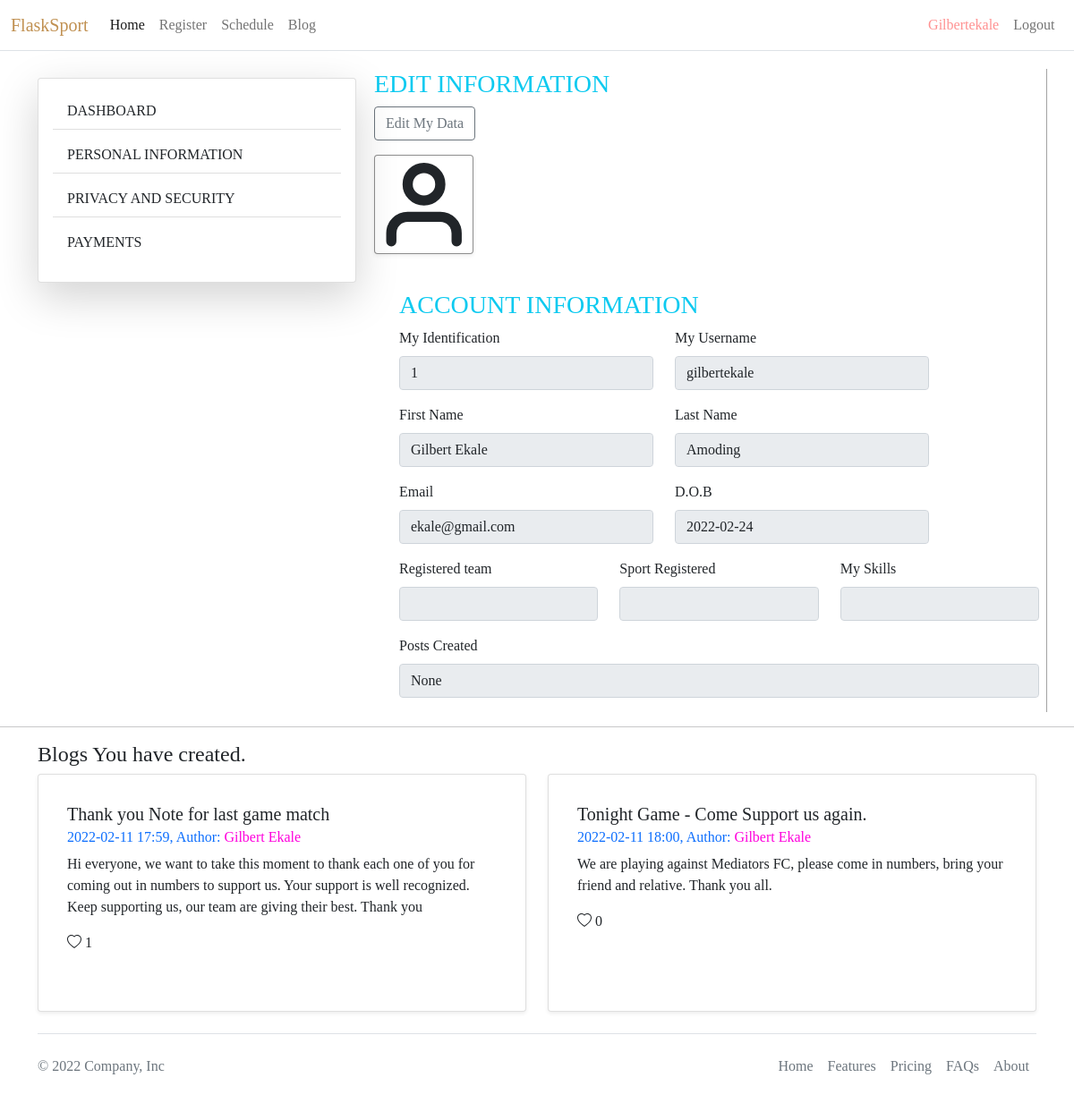
The page /user/user-profile/ (signed in) on the database as committed earlier.
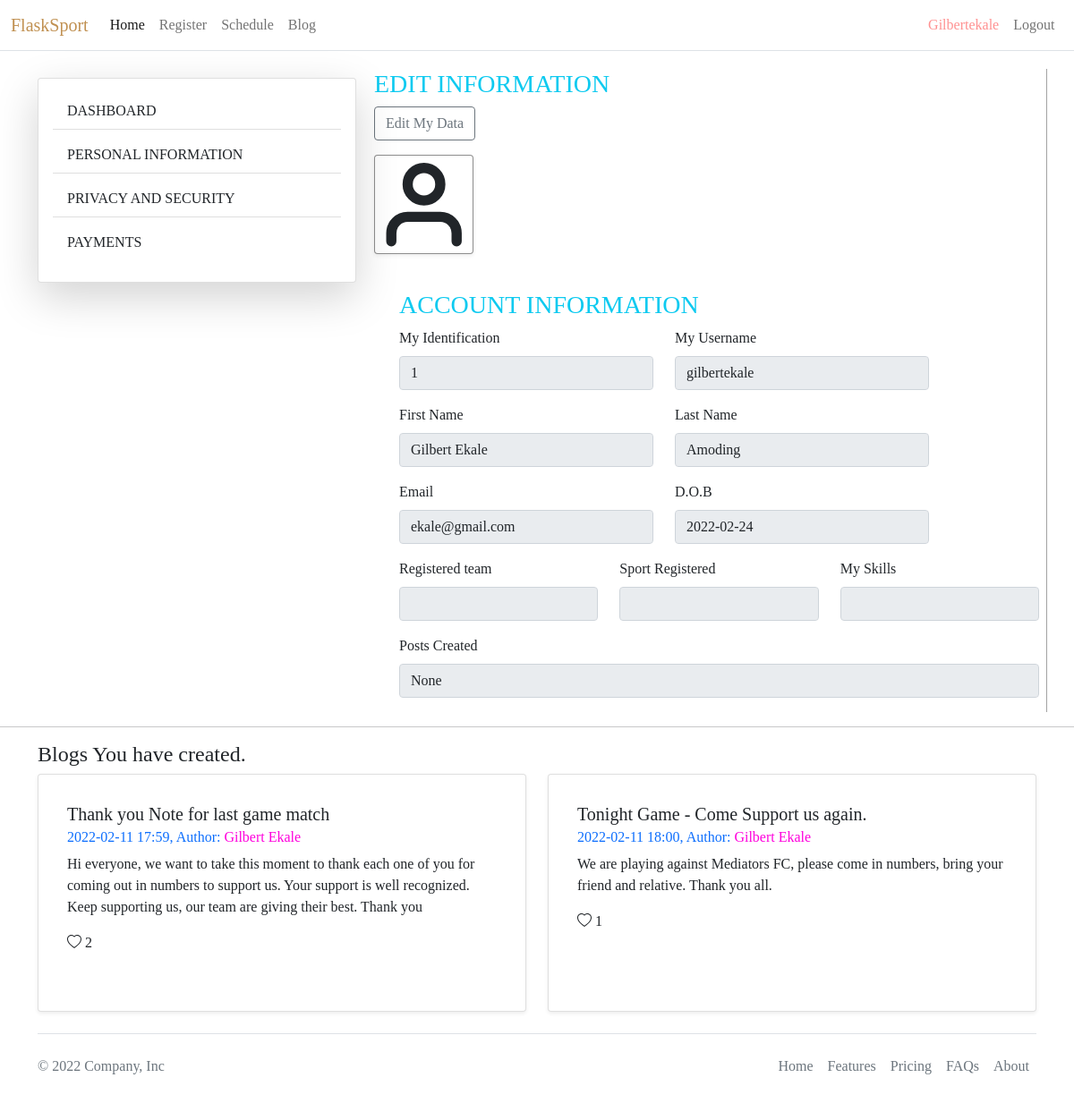
The same page on the database as committed later.
### sport/models.py (models this page shows, shortened)
class Post(db.Model):
    id = db.Column(db.Integer(), primary_key=True)
    post_title = db.Column(db.String(length=30), nullable=False)
    post_content = db.Column(db.String(length=1024), nullable=False, unique=True)
    date_created = db.Column(db.String(length=14), nullable=False)
    likes_count = db.Column(db.Integer(), nullable=True, default=0)
    creator_id = db.Column(db.Integer(), db.ForeignKey("user.id"), nullable=False)
    bookmarked = db.relationship("Bookmarks", backref="post", lazy=True)

### sport/routes.py (the view)
@app.route("/user/user-profile/", methods=["POST", "GET"])
@login_required
def view_user_profile():
    if request.method == "GET":
        blogs = Post.query.filter_by(creator_id=current_user.id).all()
        if current_user.team_id != None:
            team = Team.query.filter_by(id=int(current_user.team_id)).first()
            sport = Attributes.query.filter_by(id=int(current_user.id)).first()
            post = Post.query.filter_by(creator_id=int(current_user.id)).count()
        else:
            team = None
            sport = None
            post = None
        user_profile = ViewUserProfileForm()
        return render_template(
            "user/user-profile.html",
            user_profile=user_profile,
            team=team,
            sport=sport,
            post=post,
            blogs=blogs,
        )

### sport/forms.py
class ViewUserProfileForm(FlaskForm):
    id = StringField(label="My Identification", validators=[DataRequired()])
    username = StringField(label="My Username", validators=[DataRequired()])
    first_name = StringField(label="First Name", validators=[DataRequired()])
    last_name = StringField(label="Last Name", validators=[DataRequired()])
    email = StringField(label="Email", validators=[Email(), DataRequired()])
    date_of_birth = StringField(label="D.O.B", validators=[DataRequired()])
    team = StringField(label="Registered team", validators=[DataRequired()])
    sport = StringField(
        label="Sport Registered", validators=[DataRequired()]
    )  # retrieve from attributes
    post = StringField(
        label="Posts Created", validators=[DataRequired()]
    )  # retrieve from posts
    skill = StringField(
        label="My Skills", validators=[DataRequired()]
    )  # retrive from attrinutes

### sport/models.py (called while the page is built)
@login_manager.user_loader
def load_user(user_id):
    return User.query.get(int(user_id))

### sport/templates/user/user-profile.html (shortened to what the changed rows need)
{% extends 'base.html' %} {% block title %} {% endblock %} {% block content %}
<body>
  <section id="recent-blogs">
    <div class="container">
      <div class="row row-cols-1 row-cols-md-2 g-4">
        {% if current_user.is_authenticated %} {% for item in blogs %}
        <div class="col">
          <div class="card shadow-sm p-3 mb-3 bg-body rounded h-100">
            <div class="card-body">
              <h5 class="card-title font-weight-bold">{{item.post_title}}</h5>
              <h6 class="card-subtitle mb-2 text-primary">
                {{item.date_created[:16]}}, Author:
                <span style="color: rgb(255, 0, 221)"
                  >{{current_user.first_name}}
                </span>
              </h6>
              <p class="card-text">{{item.post_content}}</p>
              <p>
                <span id="likes-item-{{item.id}}">{{item.likes_count}}</span>
              </p>
            </div>
          </div>
        </div>
        {% endfor %} {% endif %}
      </div>
    </div>
  </section>
</body>
{% endblock %}

Rows that differ between the two databases and show on the page:
changed Post "Thank you Note for last game match": likes_count "1" → "2"
changed Post "Tonight Game - Come Support us again.": likes_count "0" → "1"
